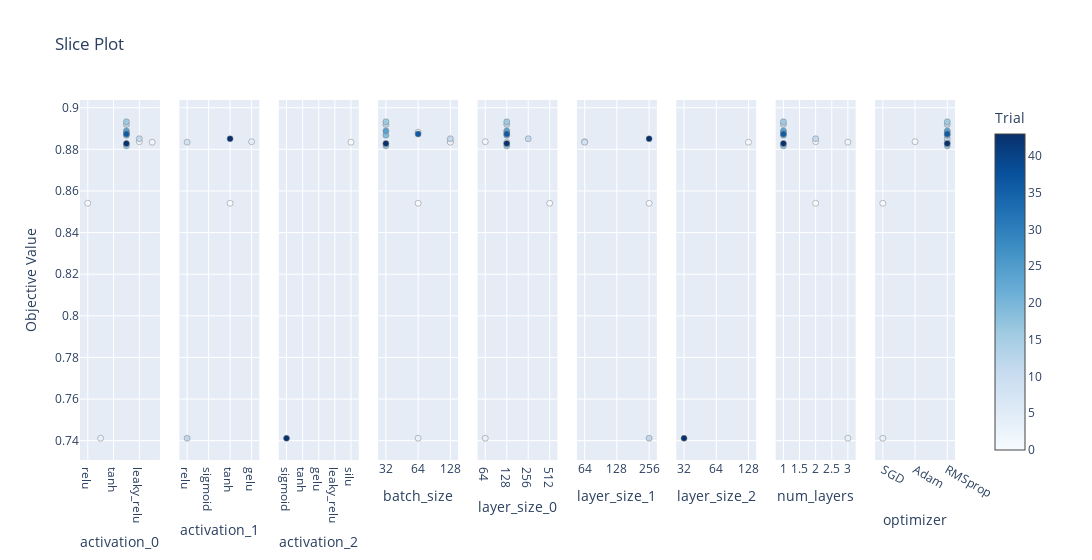

Notebook cell for this chart:
### Markdown cell above
Top two hyperparameters in terms of importance. Want to build out a more clear distribution. Seems to maximize around 2 layers deep, with 200 or less nodes in the first layer.

### Code cell
# plot value vs num layers
optuna.visualization.plot_slice(fmnist_study)

### Figure 1 — Plotly figure (JSON) as saved in the notebook; plotly's stock layout.template omitted (floating-point values rounded to 4 significant figures)
{"data": [{"marker": {"color": [0, 1, 2, 3, 4, 11, 13, 16, 18, 19, 24, 36, 43], "colorbar": {"title": {"text": "Trial"}, "x": 1, "xpad": 40}, "colorscale": [[0, "rgb(247,251,255)"], [0.125, "rgb(222,235,247)"], [0.25, "rgb(198,219,239)"], [0.375, "rgb(158,202,225)"], [0.5, "rgb(107,174,214)"], [0.625, "rgb(66,146,198)"], [0.75, "rgb(33,113,181)"], [0.875, "rgb(8,81,156)"], [1, "rgb(8,48,107)"]], "line": {"color": "Grey", "width": 0.5}, "showscale": true}, "mode": "markers", "name": "Feasible Trial", "showlegend": false, "type": "scatter", "x": ["relu", "leaky_relu", "silu", "sigmoid", "gelu", "leaky_relu", "gelu", "gelu", "gelu", "gelu", "gelu", "gelu", "gelu"], "xaxis": "x", "y": [0.8541, 0.8837, 0.8834, 0.7412, 0.8882, 0.8851, 0.8919, 0.8932, 0.8817, 0.8868, 0.8888, 0.8873, 0.8828], "yaxis": "y"}, {"marker": {"color": [0, 1, 2, 3, 11], "colorbar": {"title": {"text": "Trial"}, "x": 1, "xpad": 40}, "colorscale": [[0, "rgb(247,251,255)"], [0.125, "rgb(222,235,247)"], [0.25, "rgb(198,219,239)"], [0.375, "rgb(158,202,225)"], [0.5, "rgb(107,174,214)"], [0.625, "rgb(66,146,198)"], [0.75, "rgb(33,113,181)"], [0.875, "rgb(8,81,156)"], [1, "rgb(8,48,107)"]], "line": {"color": "Grey", "width": 0.5}, "showscale": false}, "mode": "markers", "name": "Feasible Trial", "showlegend": false, "type": "scatter", "x": ["tanh", "gelu", "relu", "relu", "tanh"], "xaxis": "x2", "y": [0.8541, 0.8837, 0.8834, 0.7412, 0.8851], "yaxis": "y2"}, {"marker": {"color": [2, 3], "colorbar": {"title": {"text": "Trial"}, "x": 1, "xpad": 40}, "colorscale": [[0, "rgb(247,251,255)"], [0.125, "rgb(222,235,247)"], [0.25, "rgb(198,219,239)"], [0.375, "rgb(158,202,225)"], [0.5, "rgb(107,174,214)"], [0.625, "rgb(66,146,198)"], [0.75, "rgb(33,113,181)"], [0.875, "rgb(8,81,156)"], [1, "rgb(8,48,107)"]], "line": {"color": "Grey", "width": 0.5}, "showscale": false}, "mode": "markers", "name": "Feasible Trial", "showlegend": false, "type": "scatter", "x": ["silu", "sigmoid"], "xaxis": "x3", "y": [0.8834, 0.7412], "yaxis": "y3"}, {"marker": {"color": [0, 1, 2, 3, 4, 11, 13, 16, 18, 19, 24, 36, 43], "colorbar": {"title": {"text": "Trial"}, "x": 1, "xpad": 40}, "colorscale": [[0, "rgb(247,251,255)"], [0.125, "rgb(222,235,247)"], [0.25, "rgb(198,219,239)"], [0.375, "rgb(158,202,225)"], [0.5, "rgb(107,174,214)"], [0.625, "rgb(66,146,198)"], [0.75, "rgb(33,113,181)"], [0.875, "rgb(8,81,156)"], [1, "rgb(8,48,107)"]], "line": {"color": "Grey", "width": 0.5}, "showscale": false}, "mode": "markers", "name": "Feasible Trial", "showlegend": false, "type": "scatter", "x": [64, 128, 128, 64, 64, 128, 32, 32, 32, 32, 32, 64, 32], "xaxis": "x4", "y": [0.8541, 0.8837, 0.8834, 0.7412, 0.8882, 0.8851, 0.8919, 0.8932, 0.8817, 0.8868, 0.8888, 0.8873, 0.8828], "yaxis": "y4"}, {"marker": {"color": [0, 1, 2, 3, 4, 11, 13, 16, 18, 19, 24, 36, 43], "colorbar": {"title": {"text": "Trial"}, "x": 1, "xpad": 40}, "colorscale": [[0, "rgb(247,251,255)"], [0.125, "rgb(222,235,247)"], [0.25, "rgb(198,219,239)"], [0.375, "rgb(158,202,225)"], [0.5, "rgb(107,174,214)"], [0.625, "rgb(66,146,198)"], [0.75, "rgb(33,113,181)"], [0.875, "rgb(8,81,156)"], [1, "rgb(8,48,107)"]], "line": {"color": "Grey", "width": 0.5}, "showscale": false}, "mode": "markers", "name": "Feasible Trial", "showlegend": false, "type": "scatter", "x": [512, 64, 128, 64, 128, 256, 128, 128, 128, 128, 128, 128, 128], "xaxis": "x5", "y": [0.8541, 0.8837, 0.8834, 0.7412, 0.8882, 0.8851, 0.8919, 0.8932, 0.8817, 0.8868, 0.8888, 0.8873, 0.8828], "yaxis": "y5"}, {"marker": {"color": [0, 1, 2, 3, 11], "colorbar": {"title": {"text": "Trial"}, "x": 1, "xpad": 40}, "colorscale": [[0, "rgb(247,251,255)"], [0.125, "rgb(222,235,247)"], [0.25, "rgb(198,219,239)"], [0.375, "rgb(158,202,225)"], [0.5, "rgb(107,174,214)"], [0.625, "rgb(66,146,198)"], [0.75, "rgb(33,113,181)"], [0.875, "rgb(8,81,156)"], [1, "rgb(8,48,107)"]], "line": {"color": "Grey", "width": 0.5}, "showscale": false}, "mode": "markers", "name": "Feasible Trial", "showlegend": false, "type": "scatter", "x": [256, 64, 64, 256, 256], "xaxis": "x6", "y": [0.8541, 0.8837, 0.8834, 0.7412, 0.8851], "yaxis": "y6"}, {"marker": {"color": [2, 3], "colorbar": {"title": {"text": "Trial"}, "x": 1, "xpad": 40}, "colorscale": [[0, "rgb(247,251,255)"], [0.125, "rgb(222,235,247)"], [0.25, "rgb(198,219,239)"], [0.375, "rgb(158,202,225)"], [0.5, "rgb(107,174,214)"], [0.625, "rgb(66,146,198)"], [0.75, "rgb(33,113,181)"], [0.875, "rgb(8,81,156)"], [1, "rgb(8,48,107)"]], "line": {"color": "Grey", "width": 0.5}, "showscale": false}, "mode": "markers", "name": "Feasible Trial", "showlegend": false, "type": "scatter", "x": [128, 32], "xaxis": "x7", "y": [0.8834, 0.7412], "yaxis": "y7"}, {"marker": {"color": [0, 1, 2, 3, 4, 11, 13, 16, 18, 19, 24, 36, 43], "colorbar": {"title": {"text": "Trial"}, "x": 1, "xpad": 40}, "colorscale": [[0, "rgb(247,251,255)"], [0.125, "rgb(222,235,247)"], [0.25, "rgb(198,219,239)"], [0.375, "rgb(158,202,225)"], [0.5, "rgb(107,174,214)"], [0.625, "rgb(66,146,198)"], [0.75, "rgb(33,113,181)"], [0.875, "rgb(8,81,156)"], [1, "rgb(8,48,107)"]], "line": {"color": "Grey", "width": 0.5}, "showscale": false}, "mode": "markers", "name": "Feasible Trial", "showlegend": false, "type": "scatter", "x": [2, 2, 3, 3, 1, 2, 1, 1, 1, 1, 1, 1, 1], "xaxis": "x8", "y": [0.8541, 0.8837, 0.8834, 0.7412, 0.8882, 0.8851, 0.8919, 0.8932, 0.8817, 0.8868, 0.8888, 0.8873, 0.8828], "yaxis": "y8"}, {"marker": {"color": [0, 1, 2, 3, 4, 11, 13, 16, 18, 19, 24, 36, 43], "colorbar": {"title": {"text": "Trial"}, "x": 1, "xpad": 40}, "colorscale": [[0, "rgb(247,251,255)"], [0.125, "rgb(222,235,247)"], [0.25, "rgb(198,219,239)"], [0.375, "rgb(158,202,225)"], [0.5, "rgb(107,174,214)"], [0.625, "rgb(66,146,198)"], [0.75, "rgb(33,113,181)"], [0.875, "rgb(8,81,156)"], [1, "rgb(8,48,107)"]], "line": {"color": "Grey", "width": 0.5}, "showscale": false}, "mode": "markers", "name": "Feasible Trial", "showlegend": false, "type": "scatter", "x": ["SGD", "Adam", "RMSprop", "SGD", "RMSprop", "RMSprop", "RMSprop", "RMSprop", "RMSprop", "RMSprop", "RMSprop", "RMSprop", "RMSprop"], "xaxis": "x9", "y": [0.8541, 0.8837, 0.8834, 0.7412, 0.8882, 0.8851, 0.8919, 0.8932, 0.8817, 0.8868, 0.8888, 0.8873, 0.8828], "yaxis": "y9"}], "layout": {"title": {"text": "Slice Plot"}, "width": 2700, "xaxis": {"anchor": "y", "categoryarray": ["relu", "sigmoid", "tanh", "gelu", "leaky_relu", "silu"], "categoryorder": "array", "domain": [0, 0.09136], "title": {"text": "activation_0"}, "type": "category"}, "xaxis2": {"anchor": "y2", "categoryarray": ["relu", "sigmoid", "tanh", "gelu", "leaky_relu", "silu"], "categoryorder": "array", "domain": [0.1136, 0.2049], "title": {"text": "activation_1"}, "type": "category"}, "xaxis3": {"anchor": "y3", "categoryarray": ["relu", "sigmoid", "tanh", "gelu", "leaky_relu", "silu"], "categoryorder": "array", "domain": [0.2272, 0.3185], "title": {"text": "activation_2"}, "type": "category"}, "xaxis4": {"anchor": "y4", "categoryarray": [32, 64, 128], "categoryorder": "array", "domain": [0.3407, 0.4321], "title": {"text": "batch_size"}, "type": "category"}, "xaxis5": {"anchor": "y5", "categoryarray": [16, 32, 64, 128, 256, 512], "categoryorder": "array", "domain": [0.4543, 0.5457], "title": {"text": "layer_size_0"}, "type": "category"}, "xaxis6": {"anchor": "y6", "categoryarray": [16, 32, 64, 128, 256, 512], "categoryorder": "array", "domain": [0.5679, 0.6593], "title": {"text": "layer_size_1"}, "type": "category"}, "xaxis7": {"anchor": "y7", "categoryarray": [16, 32, 64, 128, 256, 512], "categoryorder": "array", "domain": [0.6815, 0.7728], "title": {"text": "layer_size_2"}, "type": "category"}, "xaxis8": {"anchor": "y8", "domain": [0.7951, 0.8864], "title": {"text": "num_layers"}}, "xaxis9": {"anchor": "y9", "categoryarray": ["SGD", "Adam", "RMSprop"], "categoryorder": "array", "domain": [0.9086, 1], "title": {"text": "optimizer"}, "type": "category"}, "yaxis": {"anchor": "x", "domain": [0, 1], "title": {"text": "Objective Value"}}, "yaxis2": {"anchor": "x2", "domain": [0, 1], "matches": "y", "showticklabels": false}, "yaxis3": {"anchor": "x3", "domain": [0, 1], "matches": "y", "showticklabels": false}, "yaxis4": {"anchor": "x4", "domain": [0, 1], "matches": "y", "showticklabels": false}, "yaxis5": {"anchor": "x5", "domain": [0, 1], "matches": "y", "showticklabels": false}, "yaxis6": {"anchor": "x6", "domain": [0, 1], "matches": "y", "showticklabels": false}, "yaxis7": {"anchor": "x7", "domain": [0, 1], "matches": "y", "showticklabels": false}, "yaxis8": {"anchor": "x8", "domain": [0, 1], "matches": "y", "showticklabels": false}, "yaxis9": {"anchor": "x9", "domain": [0, 1], "matches": "y", "showticklabels": false}}}
